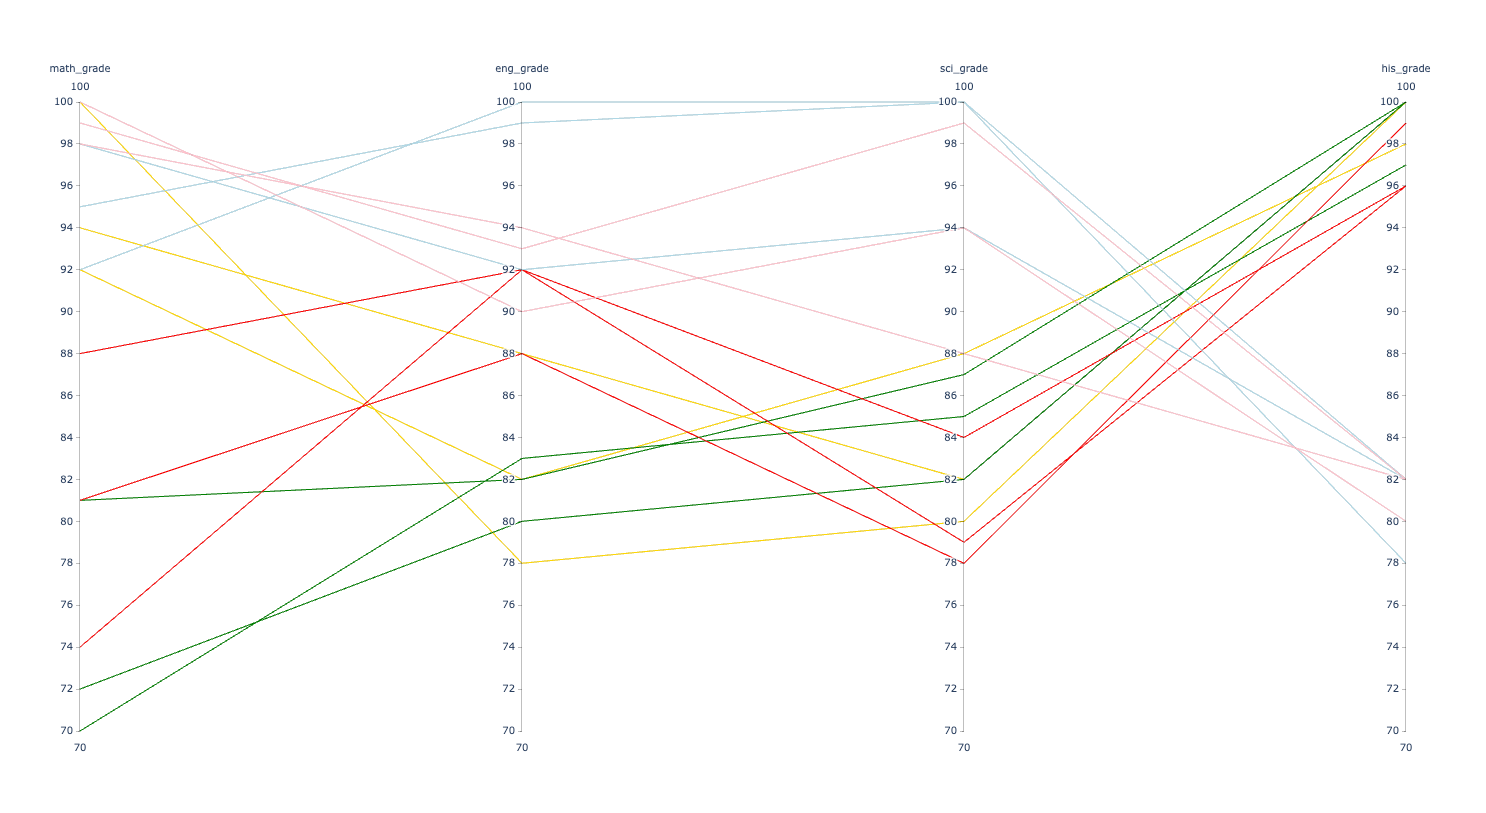

Write Python code to recreate this figure.
import pandas as pd
import plotly
import plotly.graph_objs as go
from plotly.offline import *


# To initiate ploty to run offline
init_notebook_mode(connected=True)

# Read data
df = pd.read_csv('../Data/grades.csv')
students = df['name'].unique()
num_student = len(students)

# Prepare colorscale for each line
colours = ['gold','green','red','lightblue','pink']
nums = [num*1.0/(num_student-1) for num in range(0,num_student-1)] + [1.0]

colourscale_metadata = [[num, colour] 
		for num, colour in zip(nums , colours)]

# Prepare labels
labels = df.columns.tolist()[2:]


# Prepare the setup of the visualization
fig = go.Figure(data=go.Parcoords(
		line={
			'color': df['student_id'],
			'colorscale': colourscale_metadata,
			# 'showscale': True
		},
		dimensions=[
			{'range':[70,100],
			  'constraintrange':[90,101],
			  'label': labels[0],
			  'values': df[labels[0]]
			},
			{'range':[70,100],
			  'label': labels[1],
			  'values': df[labels[1]]
			},
			{'range':[70,100],
			  'label': labels[2],
			  'values': df[labels[2]]
			},
			{'range':[70,100],
			  'label': labels[3],
			  'values': df[labels[3]]
			}
		]
	))

# Layout
fig.update_layout(
    plot_bgcolor = 'white',
    paper_bgcolor = 'white'
)

plotly.offline.plot(fig, filename='simple_pcate.html')
